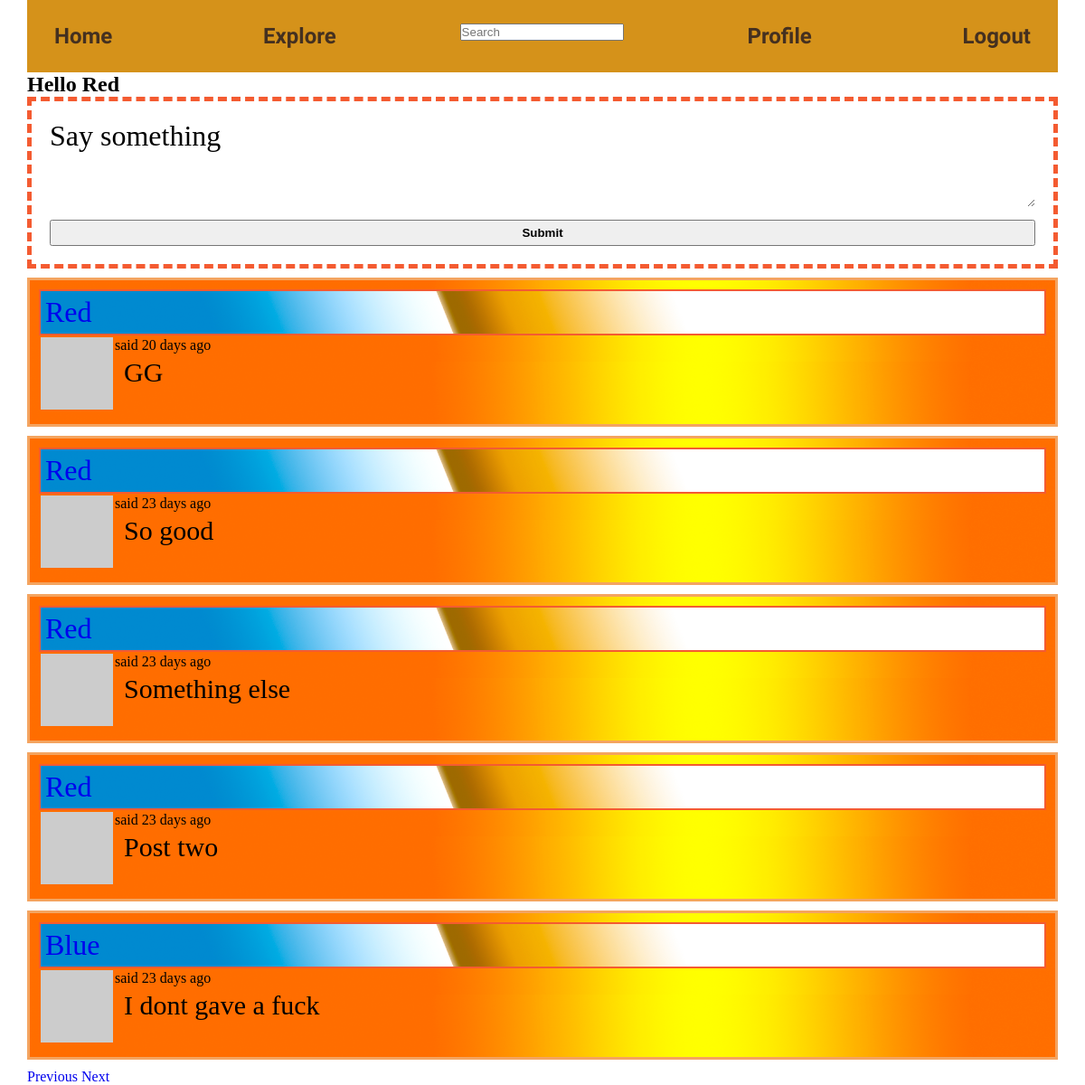
Page /index?page=2 (signed in) on the committed database.
### app/models.py (models this page shows, shortened)
class User(db.Model, UserMixin):
    id = db.Column(db.Integer, primary_key=True)
    username = db.Column(db.String(64), nullable=False, index=True, unique=True)
    email = db.Column(db.String(120), nullable=False, index=True, unique=True)
    password_hash = db.Column(db.String(128))
    posts = db.relationship('Post', backref='author', lazy='dynamic')
    about_me = db.Column(db.Text)
    last_seen = db.Column(db.DateTime, default=datetime.utcnow)
    followed = db.relationship('User', secondary=followers,
                               primaryjoin=(followers.c.follower_id == id),
                               secondaryjoin=(followers.c.followed_id == id),
                               backref=db.backref('followers', lazy='dynamic'), lazy='dynamic')
    def avatar(self, size):
        digest = md5(self.email.lower().encode('utf-8')).hexdigest()
        return 'https://www.gravatar.com/avatar/{}?d=identicon&s={}'.format(
            digest, size)
    def followed_posts(self):
        followed = Post.query.join(
            followers, (followers.c.followed_id == Post.user_id)).filter(
            followers.c.follower_id == self.id)
        own = Post.query.filter_by(user_id=self.id)
        return followed.union(own).order_by(Post.timestamp.desc())

class SearchableMixin(object):
    @classmethod
    def before_commit(cls, session):
        session._changes = {
            'add': list(session.new),
            'update': list(session.dirty),
            'delete': list(session.deleted)
        }
    @classmethod
    def after_commit(cls, session):
        for obj in session._changes['add']:
            if isinstance(obj, SearchableMixin):
                add_to_index(obj.__tablename__, obj)
        for obj in session._changes['update']:
            if isinstance(obj, SearchableMixin):
                add_to_index(obj.__tablename__, obj)
        for obj in session._changes['delete']:
            if isinstance(obj, SearchableMixin):
                remove_from_index(obj.__tablename__, obj)
        session._changes = None

class Post(SearchableMixin, db.Model):
    __searchable__ = ['body']
    id = db.Column(db.Integer, primary_key=True)
    body = db.Column(db.Text)
    timestamp = db.Column(db.DateTime, index=True, default=datetime.utcnow)
    user_id = db.Column(db.Integer, db.ForeignKey('user.id'))
    language = db.Column(db.String(5))

### app/main/routes.py (the view, shortened to what this page needs)
@bp.route('/', methods=['GET', 'POST'])
@bp.route('/index', methods=['GET', 'POST'])
@login_required
def index():
    page = request.args.get('page', 1, type=int)
    posts = current_user.followed_posts().paginate(page, app.config['POST_PER_PAGE'], False)
    next_url = url_for('main.index', page=posts.next_num) if posts.has_next else None
    prev_url = url_for('main.index', page=posts.prev_num) if posts.has_prev else None
    form = PostForm()
    title = "main"
    return render_template('index.html', posts=posts.items, form=form, title=title, next_url=next_url,
                           prev_url=prev_url)

### app/main/form.py
class SearchForm(FlaskForm):
    q = StringField(_l('Search'), validators=[DataRequired()])
    def __init__(self, *args, **kwargs):
        if 'formdata'not in kwargs:
            kwargs['formdata'] = request.args
        if 'csrf_enabled' not in kwargs:
            kwargs['csrf_enabled'] = False
        super(SearchForm, self).__init__(*args, **kwargs)

class PostForm(FlaskForm):
    post = TextAreaField(_l('Say something'), validators=[DataRequired(), Length(min=0, max=140)])
    submit = SubmitField(_l('Submit'))

### app/main/routes.py (called while the page is built)
@bp.before_app_request
def before_request():
    if current_user.is_authenticated:
        current_user.last_seen = datetime.utcnow()
        db.session.commit()
        g.search_form = SearchForm()
    g.locale = str(get_locale())

### app/models.py (called while the page is built)
@login.user_loader
def load_user(id):
    return User.query.get(int(id))

### app/templates/index.html (shortened to what this page needs)
{% extends 'base.html' %}
{% block body %}
    <h1>Hello {{ current_user.username }}</h1>
    {% if form %}
        <form action="" method="post">
            <div class="post_form">
                <div class="post_form__label">    {{ form.post.label }}</div>
                <br>
                <div class="post_form_textarea"> {{ form.post(cols=32,row=4) }}</div>
                <div class="post_form_submit">{{ form.submit() }}</div>
            </div>
        </form>
    {% endif %}
    {% for post in posts %}
        <div class="post_show">
            {% include '_post.html' %}
        </div>
    {% endfor %}
    {% if prev_url %}
        <a href="{{ prev_url }}" class="next">Previous</a>
    {% endif %}
    {% if next_url %}
        <a href="{{ next_url }}" class="next">Next</a>
    {% endif %}
{% endblock %}

### app/templates/_post.html (shortened to what this page needs)
<table>
    <tr valign="top">
        <td><img src="{{ post.author.avatar(36) }}"></td>
        <div class="post_show__label">
            <a href="{{ url_for('main.user', username=post.author.username) }}">{{ post.author.username }}</a>
        </div>
        <td>
            said {{ moment(post.timestamp).fromNow() }}
            <p class="post_show__text">{{ post.body }}</p>
        </td>
    </tr>
</table>

### app/static/css/style.css (style rules this page uses)
* { box-sizing: border-box; margin: 0; padding: 0; }
a { text-decoration: none; }
.post_show__label { font-size: 32px; padding: 5px; font-family: fantasy; border: 2px #f45b31 solid; background-image: url("../img/bg-label.png"); color: #000000; }
.post_show { border: 3px sandybrown solid; margin: 10px 0; padding: 10px; background-image: url("../img/bg.png"); }
.post_show__text { font-size: 30px; margin: 4px 10px 10px; font-family: Ebrima, cursive; }
.post_form { border: #f45b31 5px dashed; padding: 20px; }
.post_form__label { font-size: 32px; }
.post_form_submit { text-align: right; }
.post_form_submit > input { padding: 5px; margin-top: 10px; font-weight: bold; height: 100%; width: 100%; }
.post_form_textarea > textarea { border: black 3px; padding: 3px; font-size: 16px; width: 100%; }

### rows in the picture
User: username "Red"
Post: author.username "Red", timestamp "20 days ago", body "GG"
Post: author.username "Red", timestamp "23 days ago", body "So good"
Post: author.username "Red", timestamp "23 days ago", body "Something else"
Post: author.username "Red", timestamp "23 days ago", body "Post two"
Post: author.username "Blue", timestamp "23 days ago", body "I dont gave a fuck"
